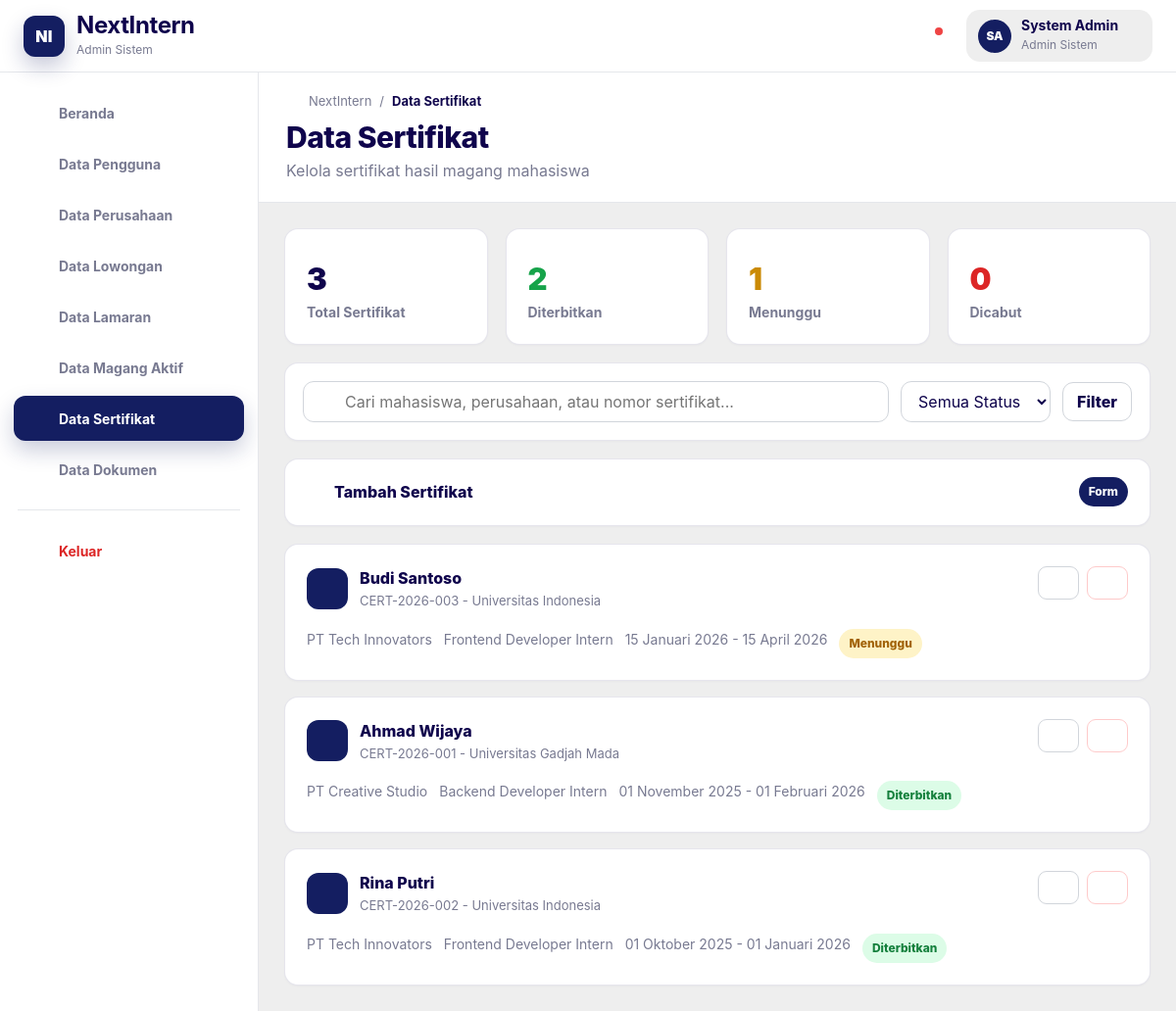
Page /sysadmin/certificates.php (signed in) on the committed database.
### tables this page shows
CREATE TABLE certificates (
  id INT AUTO_INCREMENT PRIMARY KEY,
  active_intern_id INT NULL,
  student_name VARCHAR(150) NOT NULL,
  university VARCHAR(150) NOT NULL,
  company_name VARCHAR(180) NOT NULL,
  position VARCHAR(180) NOT NULL,
  start_date DATE NOT NULL,
  end_date DATE NOT NULL,
  issued_date DATE NULL,
  certificate_number VARCHAR(80) NOT NULL UNIQUE,
  status ENUM('issued','pending','revoked') NOT NULL DEFAULT 'pending',
  file_path VARCHAR(255) NULL,
  created_at DATETIME NOT NULL DEFAULT CURRENT_TIMESTAMP,
  updated_at DATETIME NULL DEFAULT NULL ON UPDATE CURRENT_TIMESTAMP,
  CONSTRAINT fk_certificates_active_intern
    FOREIGN KEY (active_intern_id) REFERENCES active_interns(id)
    ON UPDATE CASCADE
    ON DELETE SET NULL
);

### app/functions.php (called while the page is built, shortened)
<?php
function e($value): string
{
    return htmlspecialchars((string) $value, ENT_QUOTES, 'UTF-8');
}
function app_base_url(): string
{
    $script = str_replace('\\', '/', $_SERVER['SCRIPT_NAME'] ?? '');
    $pos = strpos($script, '/sysadmin/');
    if ($pos !== false) {
        $base = substr($script, 0, $pos);
    } else {
        $base = rtrim(str_replace('\\', '/', dirname($script)), '/');
    }
    return $base;
}
function url(string $path = ''): string
{
    return app_base_url() . '/' . ltrim($path, '/');
}
function status_badge_class(string $status): string
{
    $green = ['active', 'verified', 'accepted', 'issued', 'ongoing', 'completed', 'admin_approved', 'university_approved'];
    $yellow = ['pending', 'university_review', 'company_review', 'draft'];
    if (in_array($status, $green, true)) {
        return 'badge-green';
    }
    if (in_array($status, $yellow, true)) {
        return 'badge-yellow';
    }
    return 'badge-blue';
}
function status_label(string $status): string
{
    return [
        'active' => 'Aktif',
        'inactive' => 'Nonaktif',
        'verified' => 'Terverifikasi',
        'pending' => 'Menunggu',
        'rejected' => 'Ditolak',
        'accepted' => 'Diterima',
        'issued' => 'Diterbitkan',
        'revoked' => 'Dicabut',
        'ongoing' => 'Berjalan',
        'completed' => 'Selesai',
        'terminated' => 'Dihentikan',
        'university_review' => 'Review Universitas',
        'university_approved' => 'Disetujui Universitas',
        'admin_approved' => 'Disetujui Admin',
        'company_review' => 'Review Perusahaan',
        'draft' => 'Draft',
        'closed' => 'Ditutup',
    ][$status] ?? ucfirst(str_replace('_', ' ', $status));
}
function format_date_id(?string $date): string
{
    $months = [1 => 'Januari', 'Februari', 'Maret', 'April', 'Mei', 'Juni', 'Juli', 'Agustus', 'September', 'Oktober', 'November', 'Desember'];
    $time = strtotime($date);
    return date('d', $time) . ' ' . $months[(int) date('n', $time)] . ' ' . date('Y', $time);
}

### sysadmin/certificates.php (the view, shortened to what this page needs)
<?php
require_once __DIR__ . '/../config/database.php';
require_once __DIR__ . '/../app/functions.php';
$statuses = ['issued', 'pending', 'revoked'];
require_once __DIR__ . '/../includes/layout_start.php';
$q = trim($_GET['q'] ?? '');
$status = $_GET['status'] ?? 'all';
$where = [];
$params = [];
$stmt = $pdo->prepare("SELECT * FROM certificates" . ($where ? ' WHERE ' . implode(' AND ', $where) : '') . " ORDER BY COALESCE(issued_date, created_at) DESC,id DESC");
$stmt->execute($params);
$rows = $stmt->fetchAll();
$stat = $pdo->query("SELECT COUNT(*) total, SUM(status='issued') issued, SUM(status='pending') pending, SUM(status='revoked') revoked FROM certificates")->fetch();
?>
<div class="grid grid-4">
  <div class="card stat">
    <div class="stat-number"><?= e($stat['total'] ?? 0) ?></div>
    <div class="stat-title">Total Sertifikat</div>
  </div>
  <div class="card stat">
    <div class="stat-number text-green"><?= e($stat['issued'] ?? 0) ?></div>
    <div class="stat-title">Diterbitkan</div>
  </div>
  <div class="card stat">
    <div class="stat-number text-yellow"><?= e($stat['pending'] ?? 0) ?></div>
    <div class="stat-title">Menunggu</div>
  </div>
  <div class="card stat">
    <div class="stat-number text-red"><?= e($stat['revoked'] ?? 0) ?></div>
    <div class="stat-title">Dicabut</div>
  </div>
</div>
<div class="card mt-18">
  <form class="toolbar" method="get">
    <div class="searchbox"><?= icon_svg('search') ?><input class="input" name="q" value="<?= e($q) ?>"
        placeholder="Cari mahasiswa, perusahaan, atau nomor sertifikat..."></div><select class="select" name="status">
      <option value="all">Semua Status</option><?php foreach ($statuses as $s): ?>
        <option value="<?= e($s) ?>" <?= $status === $s ? 'selected' : '' ?>><?= e(status_label($s)) ?></option>
      <?php endforeach; ?>
    </select><button class="btn outline">Filter</button>
  </form>
</div>
<details class="card form-panel">
  <summary><span><?= icon_svg('plus') ?> Tambah Sertifikat</span><span class="badge badge-dark">Form</span></summary>
</details>
<div class="cards-list mt-18"><?php foreach ($rows as $r): ?>
    <div class="card record-card">
      <div>
        <div class="entity">
          <div class="entity-icon"><?= icon_svg('award') ?></div>
          <div>
            <div class="entity-title"><?= e($r['student_name']) ?></div>
            <div class="entity-sub"><?= e($r['certificate_number']) ?> - <?= e($r['university']) ?></div>
          </div>
        </div>
        <div class="record-meta mt-18">
          <span><?= e($r['company_name']) ?></span><span><?= e($r['position']) ?></span><span><?= e(format_date_id($r['start_date'])) ?>
            - <?= e(format_date_id($r['end_date'])) ?></span><span
            class="badge <?= status_badge_class($r['status']) ?>"><?= e(status_label($r['status'])) ?></span></div>
      </div>
      <div class="actions"><a class="btn outline sm"
          href="<?= e(url('sysadmin/certificates.php?edit=' . $r['id'])) ?>"><?= icon_svg('edit') ?></a>
        <form method="post"><input type="hidden" name="action" value="delete"><input type="hidden" name="id"
            value="<?= e($r['id']) ?>"><button class="btn danger sm" type="submit"><?= icon_svg('trash') ?></button>
        </form>
      </div>
    </div><?php endforeach; ?>
</div>
<?php require_once __DIR__ . '/../includes/layout_end.php'; ?>

### app/icons.php
<?php
function icon_svg(string $name, string $class = 'icon'): string
{
    $paths = [
        'home' => '<path d="M3 10.5 12 3l9 7.5"/><path d="M5 10v10h5v-6h4v6h5V10"/>',
        'users' => '<path d="M16 21v-2a4 4 0 0 0-4-4H6a4 4 0 0 0-4 4v2"/><circle cx="9" cy="7" r="4"/><path d="M22 21v-2a4 4 0 0 0-3-3.87"/><path d="M16 3.13a4 4 0 0 1 0 7.75"/>',
        'database' => '<ellipse cx="12" cy="5" rx="9" ry="3"/><path d="M3 5v14c0 1.66 4.03 3 9 3s9-1.34 9-3V5"/><path d="M3 12c0 1.66 4.03 3 9 3s9-1.34 9-3"/>',
        'briefcase' => '<rect x="2" y="7" width="20" height="14" rx="2"/><path d="M16 7V5a2 2 0 0 0-2-2h-4a2 2 0 0 0-2 2v2"/><path d="M2 13h20"/>',
        'file' => '<path d="M14 2H6a2 2 0 0 0-2 2v16a2 2 0 0 0 2 2h12a2 2 0 0 0 2-2V8z"/><path d="M14 2v6h6"/><path d="M8 13h8"/><path d="M8 17h8"/>',
        'activity' => '<path d="M22 12h-4l-3 8L9 4l-3 8H2"/>',
        'award' => '<circle cx="12" cy="8" r="6"/><path d="M15.5 13.2 17 22l-5-3-5 3 1.5-8.8"/>',
        'bell' => '<path d="M18 8A6 6 0 0 0 6 8c0 7-3 7-3 9h18c0-2-3-2-3-9"/><path d="M13.73 21a2 2 0 0 1-3.46 0"/>',
        'user' => '<circle cx="12" cy="8" r="4"/><path d="M4 22a8 8 0 0 1 16 0"/>',
        'logout' => '<path d="M9 21H5a2 2 0 0 1-2-2V5a2 2 0 0 1 2-2h4"/><path d="M16 17l5-5-5-5"/><path d="M21 12H9"/>',
        'search' => '<circle cx="11" cy="11" r="8"/><path d="m21 21-4.3-4.3"/>',
        'plus' => '<path d="M12 5v14"/><path d="M5 12h14"/>',
        'edit' => '<path d="M12 20h9"/><path d="M16.5 3.5a2.1 2.1 0 0 1 3 3L7 19l-4 1 1-4Z"/>',
        'trash' => '<path d="M3 6h18"/><path d="M8 6V4h8v2"/><path d="M19 6l-1 14H6L5 6"/>',
        'eye' => '<path d="M2 12s4-7 10-7 10 7 10 7-4 7-10 7S2 12 2 12Z"/><circle cx="12" cy="12" r="3"/>',
        'download' => '<path d="M12 3v12"/><path d="m7 10 5 5 5-5"/><path d="M5 21h14"/>',
        'building' => '<path d="M3 21h18"/><path d="M5 21V3h14v18"/><path d="M9 7h1"/><path d="M14 7h1"/><path d="M9 11h1"/><path d="M14 11h1"/><path d="M9 15h1"/><path d="M14 15h1"/>',
        'calendar' => '<rect x="3" y="4" width="18" height="18" rx="2"/><path d="M16 2v4"/><path d="M8 2v4"/><path d="M3 10h18"/>',
        'check' => '<path d="M20 6 9 17l-5-5"/>',
        'x' => '<path d="M18 6 6 18"/><path d="m6 6 12 12"/>',
        'shield' => '<path d="M12 22s8-4 8-10V5l-8-3-8 3v7c0 6 8 10 8 10Z"/>',
        'menu' => '<path d="M4 6h16"/><path d="M4 12h16"/><path d="M4 18h16"/>',
    ];
    $body = $paths[$name] ?? $paths['file'];
    return '<svg class="' . e($class) . '" viewBox="0 0 24 24" fill="none" stroke="currentColor" stroke-width="2" stroke-linecap="round" stroke-linejoin="round" aria-hidden="true">' . $body . '</svg>';
}

### assets/css/style.css (style rules this page uses)
:root { --primary-dark: #0F044C; --primary: #141E61; --muted: #787A91; --bg: #EEEEEE; --surface: #ffffff; --surface-soft: #f8f9ff; --line: #e5e7eb; --line-soft: #eef0f4; --green: #16a34a; --red: #dc2626; --yellow: #ca8a04; --blue: #2563eb; --radius: 14px; --radius-sm: 10px; --shadow: 0 10px 30px rgba(15, 4, 76, .08); }
* { box-sizing: border-box }
html { font-size: 16px; scroll-behavior: smooth }
body { margin: 0; background: var(--bg); color: var(--primary-dark); font-family: Inter, ui-sans-serif, system-ui, -apple-system, BlinkMacSystemFont, "Segoe UI", Arial, sans-serif; line-height: 1.5; }
a { color: inherit; text-decoration: none }
button, input, select, textarea { font: inherit }
button { cursor: pointer }
img, svg { display: block; max-width: 100% }
.icon { width: 20px; height: 20px; flex: 0 0 auto }
.icon.tiny { width: 15px; height: 15px }
.grid { display: grid; gap: 18px }
.grid-4 { grid-template-columns: repeat(4, minmax(0, 1fr)) }
.card { background: var(--surface); border: 1px solid rgba(15, 4, 76, .10); border-radius: var(--radius); box-shadow: 0 1px 2px rgba(15, 4, 76, .03); overflow: hidden; }
.stat { padding: 22px; min-height: 118px }
.stat-title { font-size: 14px; color: var(--muted); font-weight: 750 }
.stat-number { font-size: 31px; font-weight: 900; margin: 6px 0 0; letter-spacing: -.7px; color: var(--primary-dark) }
.toolbar { display: flex; gap: 12px; align-items: center; flex-wrap: wrap; padding: 18px }
.searchbox { position: relative; flex: 1; min-width: 260px }
.searchbox svg { position: absolute; left: 13px; top: 50%; transform: translateY(-50%); color: #9ca3af }
.input, .select, textarea { min-height: 42px; border: 1px solid #d1d5db; border-radius: 11px; background: #fff; color: var(--primary-dark); padding: 0 13px; outline: 0; }
.searchbox .input { width: 100%; padding-left: 42px }
.btn { border: 0; border-radius: 11px; min-height: 40px; padding: 0 14px; display: inline-flex; align-items: center; justify-content: center; gap: 8px; font-weight: 800; line-height: 1; background: var(--primary); color: #fff; white-space: nowrap; }
.btn.outline { background: #fff; color: var(--primary-dark); border: 1px solid #d1d5db }
.btn.danger { background: #fff; color: var(--red); border: 1px solid #fecaca }
.btn.sm { min-height: 34px; padding: 0 10px; border-radius: 9px }
.entity { display: flex; align-items: center; gap: 12px; min-width: 220px }
.entity-icon { width: 42px; height: 42px; border-radius: 12px; background: var(--primary); color: #fff; display: grid; place-items: center; flex: 0 0 auto }
.entity-title { font-weight: 850; color: var(--primary-dark); margin-bottom: 2px }
.entity-sub { font-size: 13px; color: var(--muted) }
.badge { display: inline-flex; align-items: center; gap: 5px; border-radius: 999px; padding: 6px 10px; font-size: 12px; font-weight: 850; white-space: nowrap }
.badge-green { background: #dcfce7; color: #15803d }
.badge-yellow { background: #fef3c7; color: #a16207 }
.badge-dark { background: var(--primary); color: #fff }
.actions { display: flex; justify-content: flex-end; align-items: center; gap: 8px; flex-wrap: wrap }
.actions form { margin: 0 }
.cards-list { display: grid; gap: 16px }
.record-card { padding: 22px; display: flex; justify-content: space-between; gap: 20px; align-items: flex-start }
.record-meta { display: flex; gap: 12px; flex-wrap: wrap; color: var(--muted); font-size: 14px }
.form-panel { margin-top: 18px }
.form-panel summary { list-style: none; display: flex; align-items: center; justify-content: space-between; gap: 12px; padding: 18px 22px; font-weight: 850; cursor: pointer; color: var(--primary-dark); border-bottom: 1px solid transparent; }
.form-panel summary span { display: inline-flex; align-items: center; gap: 8px }
.text-green { color: var(--green) !important }
.text-red { color: var(--red) !important }
.text-yellow { color: var(--yellow) !important }
.mt-18 { margin-top: 18px }

### rows in the picture
certificates: student_name "Budi Santoso", certificate_number "CERT-2026-003", university "Universitas Indonesia", company_name "PT Tech Innovators", position "Frontend Developer Intern", start_date "15 Januari 2026", end_date "15 April 2026", status "Menunggu"
certificates: student_name "Ahmad Wijaya", certificate_number "CERT-2026-001", university "Universitas Gadjah Mada", company_name "PT Creative Studio", position "Backend Developer Intern", start_date "01 November 2025", end_date "01 Februari 2026", status "Diterbitkan"
certificates: student_name "Rina Putri", certificate_number "CERT-2026-002", university "Universitas Indonesia", company_name "PT Tech Innovators", position "Frontend Developer Intern", start_date "01 Oktober 2025", end_date "01 Januari 2026", status "Diterbitkan"

### other values in the picture
initials($user['name'] ?? 'Admin') "SA"
$user['name'] "System Admin"
$user['role_name'] "Admin Sistem"
$item['label'] "Beranda"
$item['label'] "Data Pengguna"
$item['label'] "Data Perusahaan"
$item['label'] "Data Lowongan"
$item['label'] "Data Lamaran"
$item['label'] "Data Magang Aktif"
$item['label'] "Data Sertifikat"
$item['label'] "Data Dokumen"
$pageTitle "Data Sertifikat"
$pageSubtitle "Kelola sertifikat hasil magang mahasiswa"
$stat['total'] "3"
$stat['issued'] "2"
